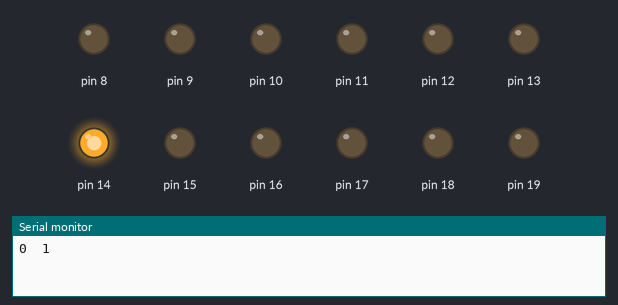
The sketch below on a simulated Arduino Uno, built with avr-gcc and run on an emulated ATmega328P. Parts: output pins drawn as LEDs (lit = HIGH), the last lines printed to the serial monitor.

Above: at 0.2 s.
At 1.2 s:
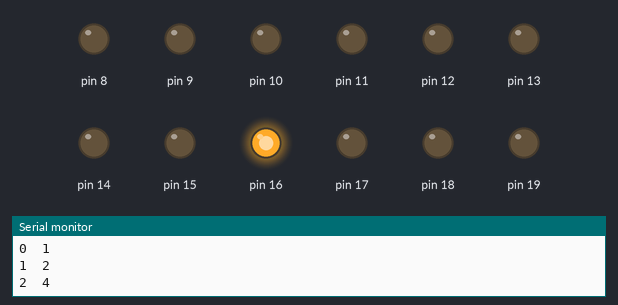
At 1.7 s:
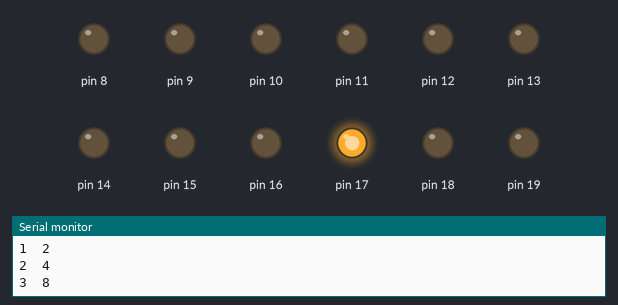
At 2.2 s:
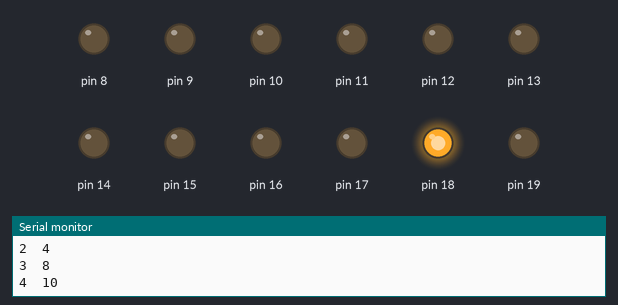
At 3.2 s:
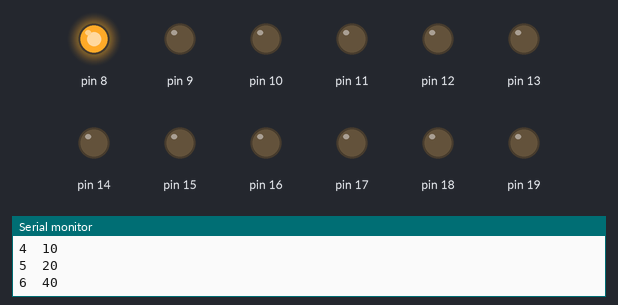
At 4.7 s:
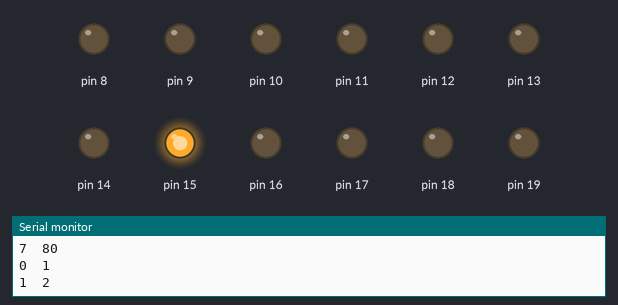
Timing chart, 0 to 5.2 s (numbered marks = the images above):
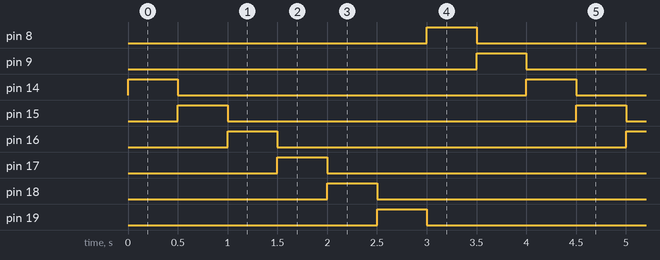

Measured:
- by itself, pin 8, pin 9, pin 14–19: alternates HIGH for 0.50 s and LOW for 3.5 s
- by itself, everything shown: repeats every 4.0 s, in 8 steps

The sketch:

2-1_SEGscan.ino
```cpp
int ev = 0, sx;

void setup() {
  Serial.begin(9600);
  DDRC = 0x3F; //PC[0..5] as output
  DDRB = 0x3F; //PB[0..5] as output
}

void loop() {
  Serial.print(ev);
  sx = 1 << ev;
  PORTC = sx & 0x3F;
  PORTB = (PORTB & 0xFC) | sx >> 6;
  ev = ++ev & B111;
  Serial.print("\t");
  Serial.println(sx, HEX);
  delay(500); // ignore for speed test
}
```
